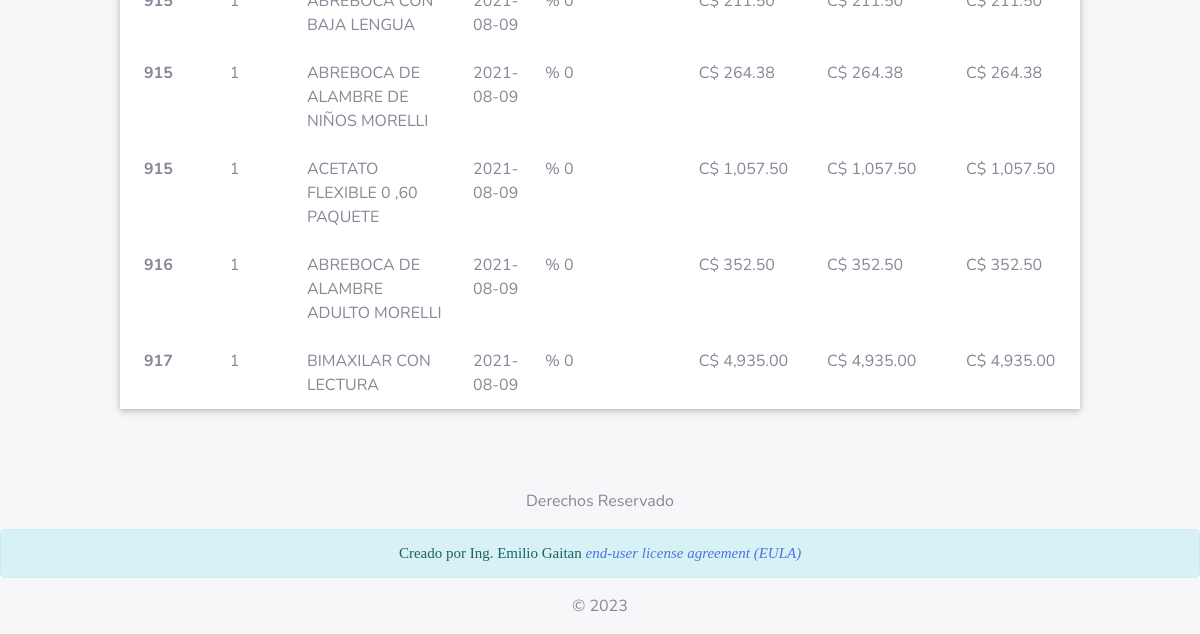
/faltantes.php (signed in, lower part), run on an earlier commit of the app's database.
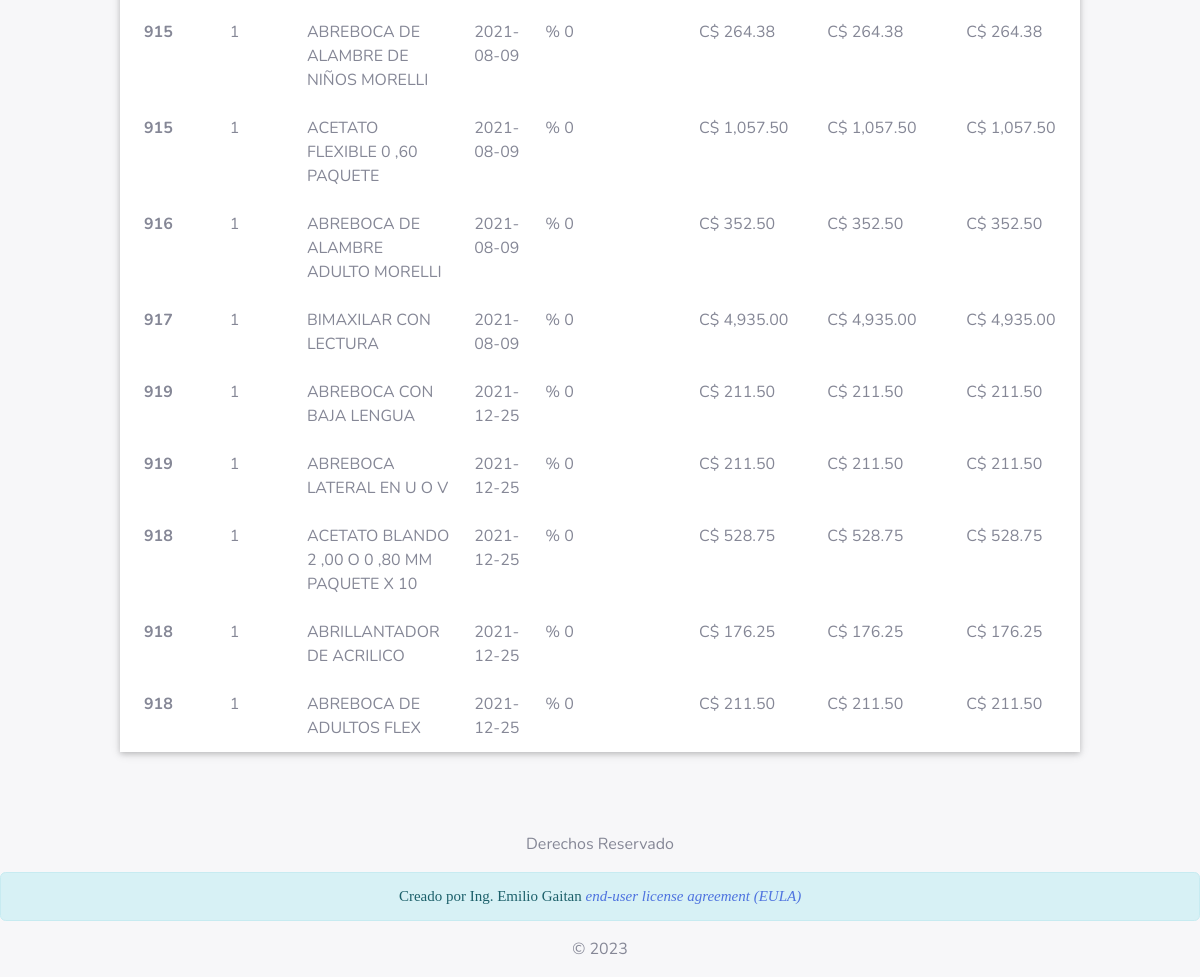
And on a later commit of the database.
### tables this page shows
CREATE TABLE `factura` (
  `indfactura` int(11) NOT NULL,
  `indtalonario` int(11) DEFAULT NULL,
  `codigo_producto` varchar(50) NOT NULL,
  `nombre_producto` varchar(50) DEFAULT NULL,
  `unidad` int(11) DEFAULT NULL,
  `precio_unidad` double DEFAULT NULL,
  `precio_total` float NOT NULL,
  `cordoba` double NOT NULL,
  `descuento` int(11) DEFAULT NULL,
  `total_descuento` double NOT NULL,
  `bandera` int(11) DEFAULT NULL,
  `indcliente` int(11) DEFAULT NULL,
  `indsucursal` int(11) DEFAULT NULL,
  `anular` int(11) NOT NULL,
  `indtemp` varchar(150) NOT NULL
);

CREATE TABLE `total_factura` (
  `indtotalfactura` int(11) NOT NULL,
  `indcliente` int(11) DEFAULT NULL,
  `indsucursal` int(11) NOT NULL,
  `indtalonario` int(11) DEFAULT NULL,
  `subtotal` double NOT NULL,
  `total` double NOT NULL,
  `cordoba_pago` double DEFAULT NULL,
  `dolare_pago` double DEFAULT NULL,
  `cordoba` int(11) NOT NULL,
  `dolar` int(11) NOT NULL,
  `efectivo` int(11) DEFAULT NULL,
  `credito` int(11) DEFAULT NULL,
  `trasferencia` int(11) DEFAULT NULL,
  `targeta` int(11) DEFAULT NULL,
  `bac` int(11) DEFAULT NULL,
  `lafise` int(11) DEFAULT NULL,
  `fecha` date NOT NULL,
  `hora` time NOT NULL,
  `indtemp` varchar(150) NOT NULL,
  `bandera` int(11) NOT NULL
);

### BD-Connection/datos_clientes.php (called while the page is built, shortened)
<?php
class datos_clientes
{
    public static function get_fecha_faltante($key, $indsucursal, $mysqli)
    {
        $result = $mysqli->query("SELECT  DATE_FORMAT(fecha, '%d/%m/%Y') as fecha3,fecha FROM `total_factura` where indtemp='$key' and indsucursal='$indsucursal'");
        $row3 = $result->fetch_array(MYSQLI_ASSOC);
        if (!empty($row3)) {
            return $row3;
        } else {
            return "false";
        }
    }
}

### faltantes.php (the view, shortened to what this page needs)
<?php include "header/header.php";
?>
    <div class="container z-depth-1 rounded white">
        <table class="table table-borderless" style="padding: 1em;">
            <tbody>
            <?php
            if ($_POST) {
                $fecha1 = $_POST["textfecha1"];
                $fecha2 = $_POST["textfecha2"];
                $sucursal = $_POST["textsucursal"];
                $result4 = $mysqli->query("SELECT * FROM `factura` WHERE `bandera` = 0 and indsucursal='$sucursal' and indtalonario IS NOT NULL");
            } else {
                $result4 = $mysqli->query("SELECT * FROM `factura` WHERE `bandera` = 0 and indtalonario IS NOT NULL");
            }
            while ($resultado = $result4->fetch_assoc()) {
                $fechad = datos_clientes::get_fecha_faltante($resultado['indtemp'], 1, $mysqli);
                if ($_POST) {
                    $FE = date('Y-m-d', strtotime($fechad['fecha']));
                    $contractDateBegin = date('Y-m-d', strtotime($fecha1));
                    $contractDateEnd = date('Y-m-d', strtotime($fecha2));
                    if (($FE >= $contractDateBegin) && ($FE <= $contractDateEnd)) {
                        ?>
                        <tr>
                            <th scope="row"><?php echo $resultado['indtalonario']; ?></th>
                            <td><?php echo $resultado['unidad']; ?></td>
                            <td><?php echo $resultado['nombre_producto']; ?></td>
                            <td><?php echo $fechad['fecha3']; ?></td>
                            <td>% <?php echo $resultado['descuento']; ?></td>
                            <td>C$ <?php echo number_format($resultado['precio_unidad'], 2, '.', ','); ?></td>
                            <td>C$ <?php echo number_format($resultado['precio_total'], 2, '.', ','); ?></td>
                            <td>C$ <?php
                                if ($resultado['descuento'] == "0") {
                                    echo number_format($resultado['precio_total'], 2, '.', ',');
                                }else{
                                    echo number_format($resultado['total_descuento'], 2, '.', ',');
                                }
                                ?></td>
                        </tr>
                    <?php }
                } else {
                    ?>
                    <tr>
                        <th scope="row"><?php echo $resultado['indtalonario']; ?></th>
                        <td><?php echo $resultado['unidad']; ?></td>
                        <td><?php echo $resultado['nombre_producto']; ?></td>
                        <td><?php echo $fechad['fecha']; ?></td>
                        <td>% <?php echo $resultado['descuento']; ?></td>
                        <td>C$ <?php echo number_format($resultado['precio_unidad'], 2, '.', ','); ?></td>
                        <td>C$ <?php echo number_format($resultado['precio_total'], 2, '.', ','); ?></td>
                        <td>C$ <?php
                            if ($resultado['descuento'] == "0") {
                                echo number_format($resultado['precio_total'], 2, '.', ',');
                            }else{
                                echo number_format($resultado['total_descuento'], 2, '.', ',');
                            }
                            ?></td>
                    </tr>
                <?php }
            } ?>
            </tbody>
        </table>
    </div>
<?php include "header/footer.php" ?>

What changed in the data, as far as the page shows it:
added factura: indtalonario "919", unidad "1", nombre_producto "ABREBOCA CON BAJA LENGUA", total_factura.fecha "2021-12-25", descuento "0", precio_unidad "211.50", precio_total "211.50"
added factura: indtalonario "919", unidad "1", nombre_producto "ABREBOCA LATERAL EN U O V", total_factura.fecha "2021-12-25", descuento "0", precio_unidad "211.50", precio_total "211.50"
added factura: indtalonario "918", unidad "1", nombre_producto "ACETATO BLANDO 2 ,00 O 0 ,80 MM PAQUETE X 10", total_factura.fecha "2021-12-25", descuento "0", precio_unidad "528.75", precio_total "528.75"
added factura: indtalonario "918", unidad "1", nombre_producto "ABRILLANTADOR DE ACRILICO", total_factura.fecha "2021-12-25", descuento "0", precio_unidad "176.25", precio_total "176.25"
added factura: indtalonario "918", unidad "1", nombre_producto "ABREBOCA DE ADULTOS FLEX", total_factura.fecha "2021-12-25", descuento "0", precio_unidad "211.50", precio_total "211.50"
